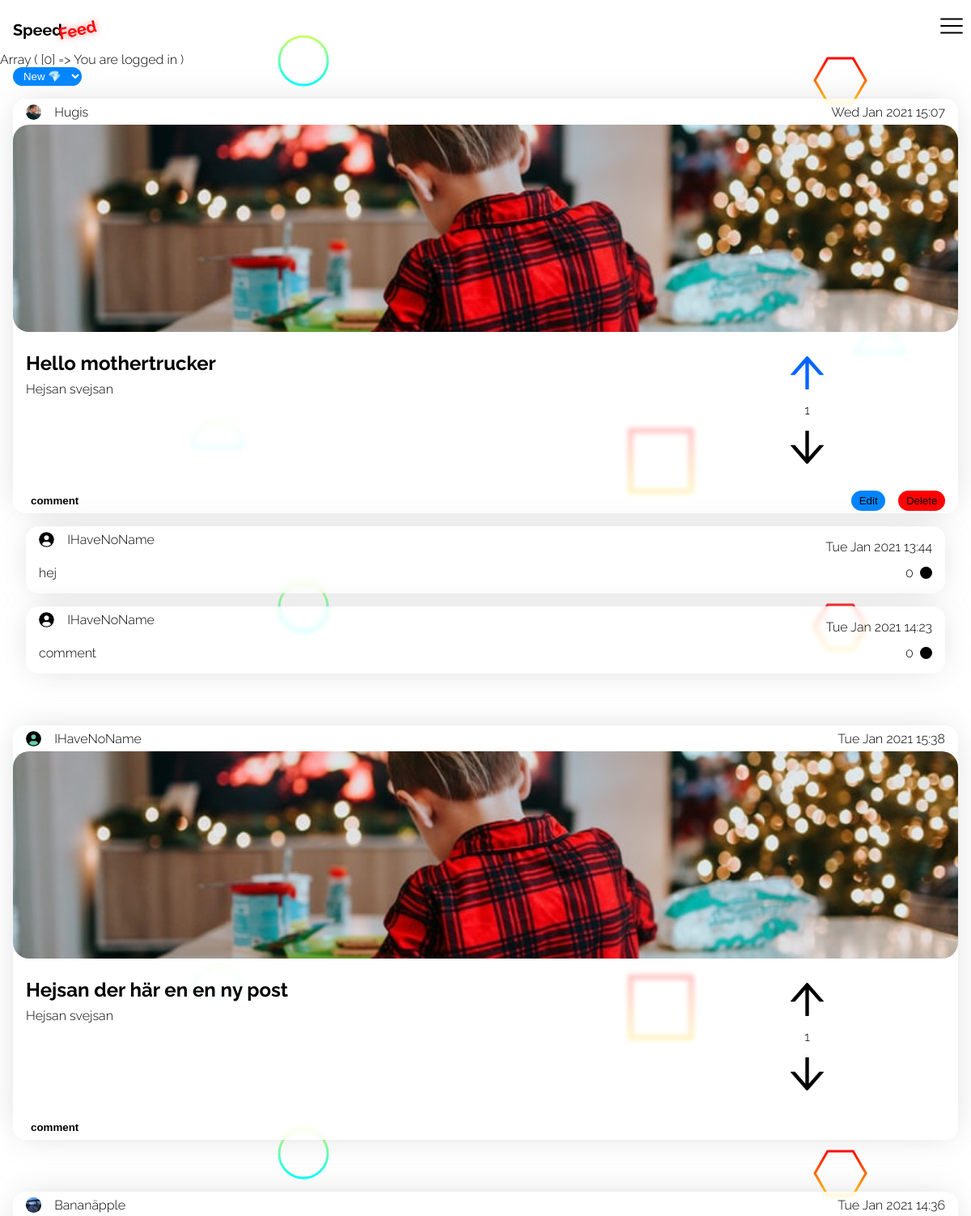
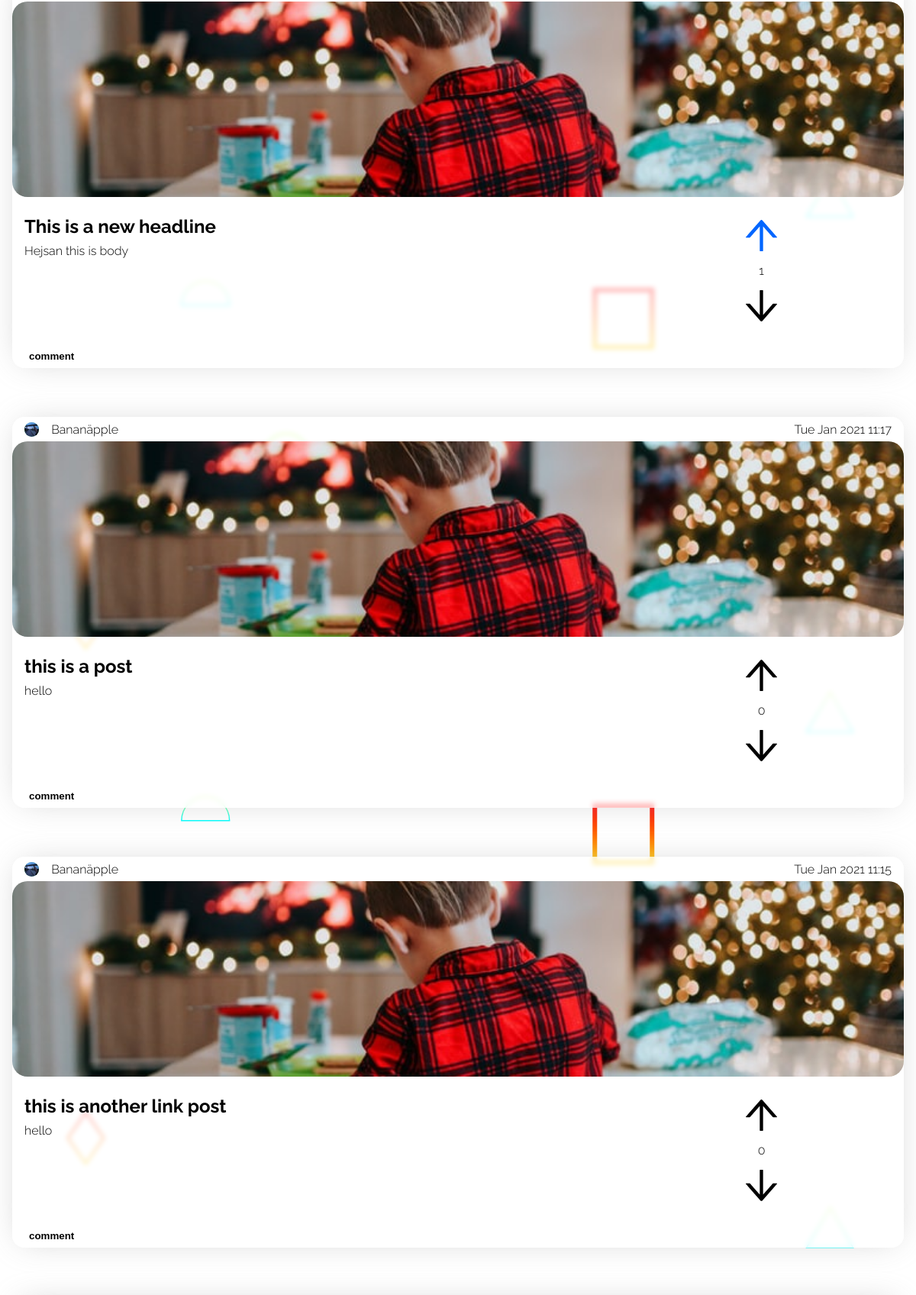
Screenshot of /views/index.php (signed in, upper part) with the database file from the repository (2 pictures, top to bottom).
### tables this page shows
CREATE TABLE "Users" ("id" integer,"name" varchar,"email" varchar,"avatar_path" varchar,"password_hash" varchar,"bio" text, "sort_by" varchar, PRIMARY KEY (id));

CREATE TABLE "Posts" ("id" integer,"user_id" int,"header" varchar,"body" text,"date" int, "color" varchar, "upDown" int, "link" varchar, PRIMARY KEY (id));

CREATE TABLE "Comments" ("id" integer,"user_id" int,"post_id" int,"body" text, "date" int, PRIMARY KEY (id));

### functions.php (called while the page is built, shortened)
<?php
function logMessage()
{
    $errorArray = [];
    if (count($_SESSION['message']) > 0) {
        foreach (($_SESSION['message']) as $message) {
            if ($message['type'] !== 3) {
                $errorArray[] = $message['message'];
            } else {
                $errorArray = [];
            }
        }
        if (count($errorArray) > 0) {
            print_r($errorArray);
        }
    }
}
function existUpvote($db, $commentid, $userid)
{
    $query = 'SELECT * FROM comment_likes WHERE comment_id = :comment_id AND user_id = :user_id';
    $statement = $db->prepare($query);
    $statement->bindParam(':comment_id', $commentid, PDO::PARAM_INT);
    $statement->bindParam(':user_id', $userid, PDO::PARAM_INT);
    $statement->execute();
    $upvote = $statement->fetch(PDO::FETCH_ASSOC);
    if ($upvote) {
        return true;
    } else {
        return false;
    }
}
function getUpvotes($db, $id): int
{
    $query = 'SELECT COUNT(*) FROM comment_likes WHERE comment_id = :comment_id';
    $statement = $db->prepare($query);
    $statement->bindParam(':comment_id', $id, PDO::PARAM_INT);
    $statement->execute();
    $upvotes = $statement->fetch(PDO::FETCH_ASSOC);
    return (int) $upvotes["COUNT(*)"];
}

### views/index.php (the view, shortened to what this page needs)
<?php
require('header.php');
require('../functions.php');
$db = new PDO('sqlite:../hacker_news_database.sqlite3');
if (isset($_SESSION['user'])) {
    $userId = $_SESSION['user']['id'];
    $stmt = $db->prepare("SELECT sort_by FROM Users where id = :userId");
    $stmt->bindParam(':userId', $userId);
    $stmt->execute();
    $data = $stmt->fetch(PDO::FETCH_ASSOC);
    $sort_by = $data['sort_by'];
} else {
    if (isset($_SESSION['sort'])) {
        $sort_by = $_SESSION['sort'];
    } else {
        $sort_by = 'new';
    }
}
if ($sort_by === 'new') {
    $result = $db->query("SELECT * FROM Posts ORDER BY \"date\" DESC LIMIT 30");
} else if ($sort_by === 'mostupvoted') {
    $result = $db->query("SELECT id, user_id, header, body, date, link, ifnull((select sum(up_down) from likes where posts.id=likes.post_id), 0) AS antallikes FROM Posts ORDER BY antallikes DESC LIMIT 30");
}
$posts = $result->fetchAll(PDO::FETCH_ASSOC);
?>
<body>
    <?php require('./nav.php') ?>
    <select class="sort-by" name="sort" id="">
        <option <?php if ($sort_by === 'new') {
                    echo 'selected';
                } ?>value="new">New 💎</option>
    </select>
    <?php foreach ($posts as $post) : ?>
        <?php
        $postId = $post['id'];
        $upvoteImage = '/images/upvote.svg';
        $downvoteImage = '/images/downvote.svg';
        if (isset($_SESSION['user'])) {
            $hasLikedResult = $db->query("SELECT * FROM Likes WHERE post_id = $postId AND user_id = $userId AND up_down = 1");
            $hasLikedData = $hasLikedResult->fetch(PDO::FETCH_ASSOC);
            if (isset($hasLikedData['id'])) {
                $hasLiked = true;
                $upvoteImage = '/images/upvoteActive.svg';
            } else {
                $hasLiked = false;
                $upvoteImage = '/images/upvote.svg';
            }
            $hasDislikedResult = $db->query("SELECT id FROM Likes WHERE post_id = $postId AND user_id = $userId AND up_down = -1");
            $hasDislikedData = $hasDislikedResult->fetch(PDO::FETCH_ASSOC);
            if (isset($hasDislikedData['id'])) {
                $hasDisliked = true;
                $downvoteImage = '/images/downvoteActive.svg';
            } else {
                $hasDisliked = false;
                $downvoteImage = '/images/downvote.svg';
            }
        }
        $commentResult = $db->query("SELECT * FROM Comments WHERE post_id = $postId");
        $comments = $commentResult->fetchAll(PDO::FETCH_ASSOC);
        $likesResult = $db->query("SELECT COUNT(user_id) AS 'likes' FROM Likes WHERE post_id = $postId AND up_down = 1");
        $likes = $likesResult->fetch(PDO::FETCH_ASSOC)['likes'];
        $dislikeResult = $db->query("SELECT COUNT(user_id) AS 'dislikes' FROM Likes WHERE post_id = $postId AND up_down = -1");
        $dislikes = $dislikeResult->fetch(PDO::FETCH_ASSOC)['dislikes'];
        $LikesSum = $likes - $dislikes;
        $postUserId = $post['user_id'];
        $result = $db->query("SELECT * FROM Users WHERE id = $postUserId");
        $user = $result->fetch(PDO::FETCH_ASSOC);
        isset($user['avatar_path']) ? $avatarPath = $user['avatar_path'] : $avatarPath = '/Account/uploads/default.svg';
        if (isset($user['name'])) {
            $userName = $user['name'];
        } else {
            $userName = 'IHaveNoName';
        }
        ?>
        <div data-postId="<?= $postId ?>" class="post id<?= $postId ?> post-group<?= $postId ?>">
            <div class="date-section">
                <div class="left">
                    <img src=<?= $avatarPath ?> alt="">
                    <p class="name"><?= $userName ?></p>
                </div>
                <div class="right">
                    <p class="date"><?= date('D M Y H:i', $post['date']) ?></p>
                </div>
            </div>
            <a href="<?= $post['link'] ?>">
                <div class="image-section">
                    <img src="/images/photo-1609050470947-f35aa6071497.jpeg" alt="">
                </div>
            </a>
            <div class="text-section">
                <div class="text-section-text">
                    <h2><?= $post['header'] ?></h2>
                    <p><?= $post['body'] ?></p>
                </div>
                <div class="text-section-vote" data-post="<?= $post['id'] ?>">
                    <div class="upvote-section img-container">
                        <img class="upvote <?= $hasLiked ? 'upvote-active' : 'upvoteInactive' ?>" src="<?= $upvoteImage ?>" alt="">
                    </div>
                    <p><?= $LikesSum ?></p>
                    <div class="downvote-section img-container">
                        <img class="downvote <?= $hasDisliked ? 'downvote-active' : 'downvoteInactive' ?>" src="<?= $downvoteImage ?>" alt="">
                    </div>
                </div>
            </div>
            <div class="bottom-section">
                <div class="left">
                    <button class="post-coment-button">comment</button>
                </div>
                <?php if (isset($_SESSION['user']) && $post['user_id'] === $_SESSION['user']['id']) : ?>
                    <div class="right">
                        <button class="post-edit-button">Edit</button>
                        <button class="post-delete-button">Delete</button>
                    </div>
                <?php endif ?>
            </div>
        </div>
        <?php foreach ($comments as $comment) : ?>
            <?php
            $commenter_id = $comment['user_id'];
            $result = $db->query("SELECT name FROM Users WHERE id = $commenter_id");
            $data = $result->fetch(PDO::FETCH_ASSOC);
            $commenter_name = $data['name'];
            $commentId = $comment['id'];
            $commenterId = $comment['user_id'];
            $result = $db->query("SELECT * FROM Users WHERE id = $commenterId");
            $commenter = $result->fetch(PDO::FETCH_ASSOC);
            $commentImageURL = $commenter['avatar_path'];
            isset($commenter['avatar_path']) ? $commentImageURL = $commenter['avatar_path'] : $commentImageURL = '/Account/uploads/default.svg';
            if (isset($commenter['name'])) {
                $commenter_name = $commenter['name'];
            } else {
                $commenter_name = 'IHaveNoName';
            }
            ?>
            <div data-postId="<?= $postId ?>" data-id="<?= $commentId ?>" class="comment post<?= $postId ?> post-group<?= $postId ?> comment-id<?= $commentId ?>">
                <div class="upper">
                    <div class="left">
                        <img src=<?= $commentImageURL ?> alt="">
                        <p class="name"><?= $commenter_name ?></p>
                    </div>
                    <div class="right">
                        <p class="date"><?= date('D M Y H:i', $comment['date']) ?></p>
                    </div>
                </div>
                <div class="lower">
                    <div class="left">
                        <p class="comment-paragraph"><?= $comment['body'] ?></p>
                    </div>
                    <div class="right">
                        <span class="vote-number" data-id="<?= $commentId; ?>"><?= getUpvotes($db, $commentId) ?></span>
                        <?php if (isset($_SESSION['user'])) : ?>
                            <form class="like-comment-form" action="/Account/like-comment.php" method="post">
                                <?php if (!existUpvote($db, $commentId, $_SESSION['user']['id'])) : ?>
                                    <button style="background-color: black;" value="submit" type="submit" class="like-comment-button" data-id="<?= $commentId; ?>"></button>
                                <?php else : ?>
                                    <button style="background-color: rgb(37, 104, 246);" value="submit" type="submit" class="like-comment-button" data-id="<?= $commentId; ?>"></button>
                                <?php endif; ?>
                            </form>
                        <?php else : ?>
                            <button style="background-color: black;" value="submit" type="submit" class="like-comment-button" data-id="<?= $commentId; ?>"></button>
                        <?php endif; ?>
                    </div>
                </div>
            </div>
        <?php endforeach ?>
    <?php endforeach ?>
</body>
<?php require('footer.php') ?>

### styles/posts.css (style rules this page uses)
:root { font-size: 16px; font-family: Raleway; --backdrop-blur: 3px; --post-background-color: rgba(255, 255, 255, 0.747); --box-shadow: 0px 0px 43px -12px rgba(184, 184, 184, 0.75); }
.post { background: var(--post-background-color); backdrop-filter: blur(var(--backdrop-blur)); max-width: 100%; display: flex; flex-direction: column; border-radius: 1rem; margin: 0rem 1rem 0rem 1rem; overflow: hidden; margin-bottom: 1rem; margin-top: 1rem; box-shadow: var(--box-shadow); }
.post:not(:first-of-type) { margin-top: 4rem; }
.date-section { height: 2rem; display: flex; justify-content: space-between; }
.date-section .left { display: flex; align-items: center; justify-content: center; margin-left: 1rem; height: 2rem; position: relative; }
.date-section .right { display: flex; flex-direction: row; height: 100%; margin-right: 1rem; position: relative; }
.date-section .left img { background: mediumaquamarine; height: 1.2rem; width: 1.2rem; border-radius: 50%; margin-right: 1rem; }
.date-section .right * { display: flex; align-items: center; justify-content: center; }
.date-section .left .name { display: flex; align-items: center; justify-content: center; }
.date-section .left .name { height: 100%; margin: 0; margin-right: 1rem; }
.date-section .right .date { height: 100%; margin: 0; }
.image-section { height: 16rem; width: 100%; overflow: hidden; }
.image-section img { position: relative; border-radius: 20px; height: 100%; width: 100%; object-fit: cover; }
.text-section { height: 10rem; display: flex; padding: 1rem; }
.text-section .text-section-text { width: 70%; }
.text-section .text-section-text h2 { margin: 0.5rem 0rem; }
.text-section .text-section-text p { margin: 0.5rem 0rem; }
.text-section .text-section-vote { width: 30%; display: flex; flex-direction: column; position: relative; }
.img-container { position: relative; width: 100%; margin: 0; flex-grow: 1; height: 40%; display: flex; justify-content: center; align-items: center; }
.text-section .text-section-vote img.upvote { height: 60%; width: auto; }
.text-section .text-section-vote p { position: relative; width: 100%; margin: 0; flex-grow: 1; display: flex; justify-content: center; align-items: center; }
.text-section .text-section-vote img.downvote { height: 60%; width: auto; }
.upvoteInactive { height: 60%; width: auto; }
.downvoteInactive { height: 60%; width: auto; }
.upvote-active { height: 60%; width: auto; }
.bottom-section { height: 2rem; display: flex; justify-content: space-between; }
.bottom-section .left { display: flex; justify-content: center; align-items: center; margin-left: 1rem; }
.bottom-section .right { display: flex; justify-content: space-between; align-items: center; margin-right: 1rem; }
.bottom-section .left button { border: none; background: none; font-weight: bold; outline: none; }
.bottom-section .right .edit-button, .post-edit-button { border-radius: 5rem; background-color: rgb(0, 132, 255); appearance: none; border: none; margin-right: 1rem; padding: 0.3rem 0.6rem; }
.bottom-section .right .delete-button, .post-delete-button { border-radius: 5rem; background-color: rgb(255, 0, 0); appearance: none; padding: 0.3rem 0.6rem; border: none; }
.comment { position: relative; display: flex; flex-direction: column; border-radius: 1rem; margin: 0rem 2rem 1rem 2rem; flex-grow: 1; margin-bottom: 1rem; overflow: hidden; background: var(--post-background-color); backdrop-filter: blur(var(--backdrop-blur)); box-shadow: var(--box-shadow); }
.comment .upper { height: 2rem; display: flex; justify-content: space-between; }
.comment .upper .right { margin-right: 1rem; }
.comment .upper .left { display: flex; justify-content: space-between; align-items: center; margin-left: 1rem; }
.comment .upper .left img { height: 1.2rem; width: 1.2rem; border-radius: 50%; }
.comment .upper .left .name { margin-left: 1rem; }
.comment .lower { display: flex; justify-content: space-between; }
.comment .lower .right { display: flex; justify-content: center; align-items: center; margin-right: 1rem; }
.comment .lower .left { margin-left: 1rem; }
.like-comment-button { height: 15px; width: 15px; border: none; border-radius: 50%; margin-top: 3px; margin-left: 0.2rem; }
.vote-number { padding: 5px; }

### styles/main.css (style rules this page uses)
body { margin: 4rem 0 0 0; padding: 0; width: 100vw; background: url(/images/Scattered-Forcefields.svg); background-attachment: fixed; }

### rows the page displays
users: sort "New 💎"
posts: user.avatar_path (picture), user.name "Hugis", date "Wed Jan 2021 15:07", header "Hello mothertrucker", body "Hejsan svejsan", LikesSum "1", shows "Edit"
comments: user.name "IHaveNoName", date "Tue Jan 2021 13:44", body "hej", commentId "0"
comments: user.name "IHaveNoName", date "Tue Jan 2021 14:23", body "comment", commentId "0"
posts: shows a picture, user.name "IHaveNoName", date "Tue Jan 2021 15:38", header "Hejsan der här en en ny post", body "Hejsan svejsan", LikesSum "1"
posts: user.avatar_path (picture), user.name "Bananäpple", date "Tue Jan 2021 14:36", header "This is a new headline", body "Hejsan this is body", LikesSum "1"
posts: user.avatar_path (picture), user.name "Bananäpple", date "Tue Jan 2021 11:17", header "this is a post", body "hello", LikesSum "0"
posts: user.avatar_path (picture), user.name "Bananäpple", date "Tue Jan 2021 11:15", header "this is another link post", body "hello", LikesSum "0"
